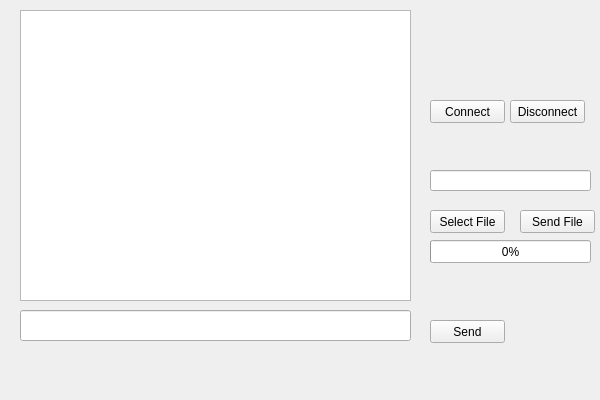
<?xml version="1.0" encoding="UTF-8"?>
<ui version="4.0">
 <class>ClientClass</class>
 <widget class="QWidget" name="ClientClass">
  <property name="geometry">
   <rect>
    <x>0</x>
    <y>0</y>
    <width>600</width>
    <height>400</height>
   </rect>
  </property>
  <property name="windowTitle">
   <string>QtSocketClient</string>
  </property>
  <widget class="QTextEdit" name="textEdit">
   <property name="geometry">
    <rect>
     <x>20</x>
     <y>10</y>
     <width>391</width>
     <height>291</height>
    </rect>
   </property>
  </widget>
  <widget class="QLineEdit" name="lineEdit">
   <property name="geometry">
    <rect>
     <x>20</x>
     <y>310</y>
     <width>391</width>
     <height>31</height>
    </rect>
   </property>
  </widget>
  <widget class="QLineEdit" name="lineEdit_filename">
   <property name="geometry">
    <rect>
     <x>430</x>
     <y>170</y>
     <width>161</width>
     <height>21</height>
    </rect>
   </property>
  </widget>
  <widget class="QProgressBar" name="progressBar">
   <property name="geometry">
    <rect>
     <x>430</x>
     <y>240</y>
     <width>161</width>
     <height>23</height>
    </rect>
   </property>
   <property name="value">
    <number>0</number>
   </property>
  </widget>
  <widget class="QPushButton" name="pushButton_connect">
   <property name="geometry">
    <rect>
     <x>430</x>
     <y>100</y>
     <width>75</width>
     <height>23</height>
    </rect>
   </property>
   <property name="text">
    <string>Connect</string>
   </property>
  </widget>
  <widget class="QPushButton" name="pushButton_disconnect">
   <property name="geometry">
    <rect>
     <x>510</x>
     <y>100</y>
     <width>75</width>
     <height>23</height>
    </rect>
   </property>
   <property name="text">
    <string>Disconnect</string>
   </property>
  </widget>
  <widget class="QPushButton" name="pushButton_send">
   <property name="geometry">
    <rect>
     <x>430</x>
     <y>320</y>
     <width>75</width>
     <height>23</height>
    </rect>
   </property>
   <property name="text">
    <string>Send</string>
   </property>
  </widget>
  <widget class="QPushButton" name="pushButton_openFile">
   <property name="geometry">
    <rect>
     <x>430</x>
     <y>210</y>
     <width>75</width>
     <height>23</height>
    </rect>
   </property>
   <property name="text">
    <string>Select File</string>
   </property>
  </widget>
  <widget class="QPushButton" name="pushButton_sendFile">
   <property name="geometry">
    <rect>
     <x>520</x>
     <y>210</y>
     <width>75</width>
     <height>23</height>
    </rect>
   </property>
   <property name="text">
    <string>Send File</string>
   </property>
  </widget>
 </widget>
 <layoutdefault spacing="6" margin="11"/>
 <resources>
  <include location="Client.qrc"/>
 </resources>
 <connections/>
</ui>
